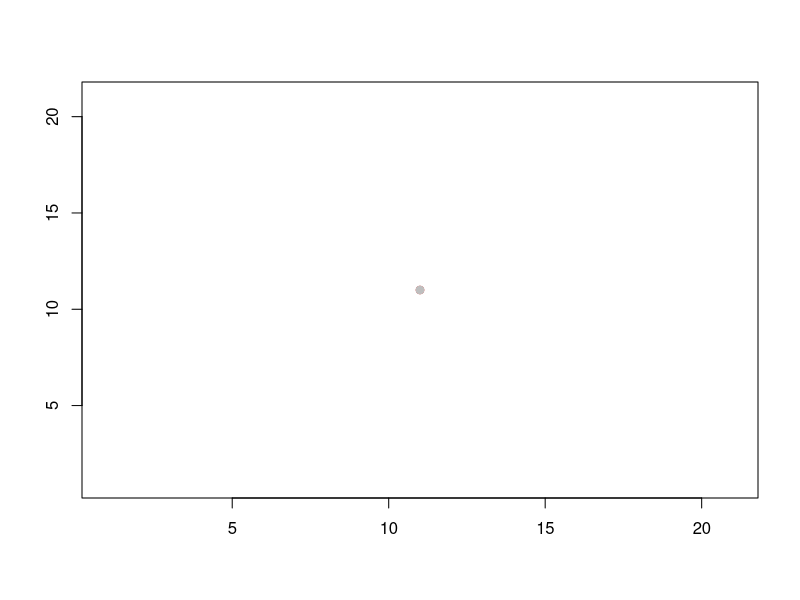

Reproduce this figure in R.
neighbors <- function(A, i, j) {
  # Calculate the number of neighbors of A[i,j] that are infected
  
  # We have to check for the edge of the grid
  
  nbrs = 0
  
  # sum across row i - 1
  
  if (i > 1) {
    if (j > 1 ) nbrs = nbrs + (A[i-1, j-1] == 1)
    nbrs = nbrs + (A[i-1,j] == 1)
    if (j < ncol(A)) nbrs = nbrs + (A[i-1, j+1] == 1)
  } # end if i > 1
  
  # sum across row i
  
  if (j > 1) nbrs = nbrs + (A[i, j-1] == 1)
  nbrs = nbrs + (A[i,j] == 1)
  if (j < ncol(A)) nbrs = nbrs + (A[i, j+1] == 1)
  
  # sum across row i + 1
  
  if (i < nrow(A)) {
    if (j > 1) nbrs = nbrs + (A[i+1,j-1] == 1)
    nbrs = nbrs + (A[i+1, j] == 1)
    if (j < ncol(A)) nbrs = nbrs + (A[i+1, j+1] == 1)
  }
  return(nbrs)
} # End Function def

forest.fire.plot <- function(X) {
  # plot infected and removed individuals
  
  for (i in 1:nrow(X)) {
    for (j in 1:ncol(X)) {
      if (X[i,j] == 1) points(i,j,col="red",pch=19)
      else if (X[i,j] == 0) points(i,j,col="grey", pch=19)
    }
  }
}

forest.fire <- function(X, a, b, pausing = FALSE) {
  # x[i,j] = 2 for susceptible, 1 for infected, 0 for removed
  
  # setup plot
  plot(c(1,nrow(X)), c(1,ncol(X)), type="n", xlab="", ylab="")
  
  forest.fire.plot(X)
  
  # main loop
  burning <- TRUE
  while(burning) {
    burning <- FALSE
    
    if (pausing) {
      input <- readline("hit any key to continue")
    }
    
    #update
    
    B <- X
    for (i in 1:nrow(X) ) {
      for (j in 1:ncol(X) ) {
        if (X[i,j] == 2) {
          if (runif(1) > (1-a)^neighbors(X,i,j)) {
            B[i,j] <= 1
          }
        } else if (X[i,j] == 1) {
            burning = TRUE
            if (runif(1) < b) {
              B[i,j] = 0
            }
        } # end if
      }   # end for cols
    }     # end for rows
    X = B
    forest.fire.plot(X)
  }
  return(X)
}


set.seed(3)
X = matrix(2,21,21)
X[11,11] <- 1

X <- forest.fire(X, .1, .4, TRUE)
